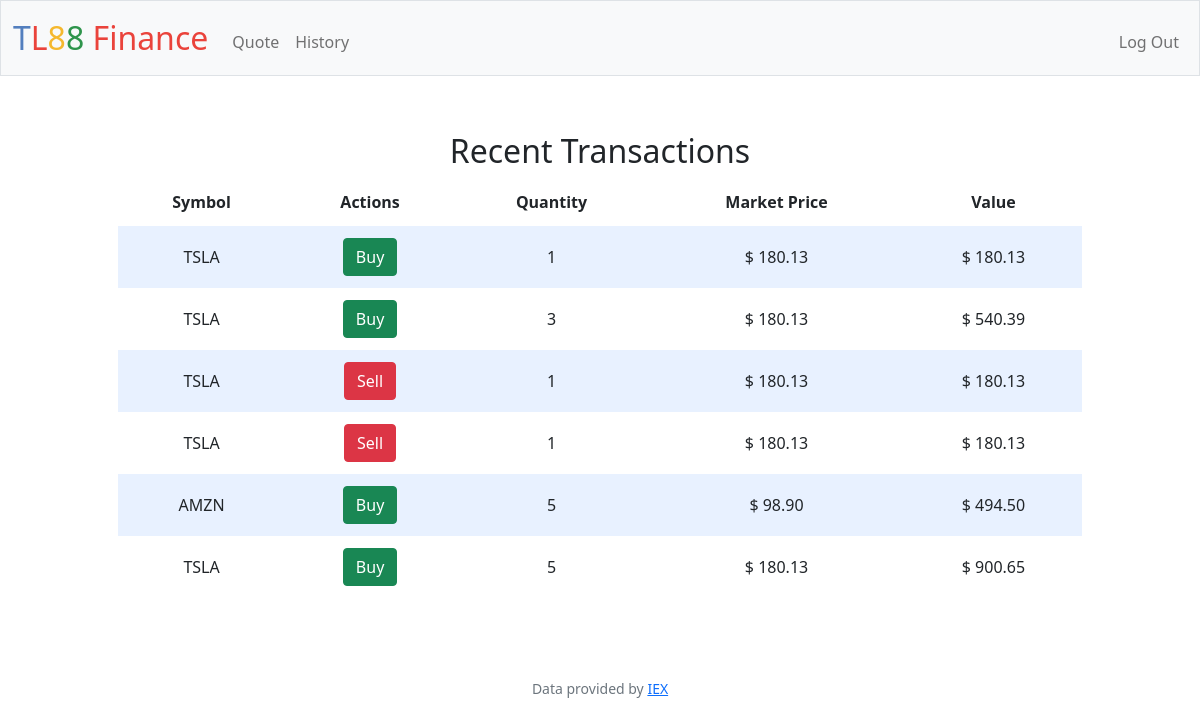
Screenshot of /history (signed in) with the database file from the repository.
### tables this page shows
CREATE TABLE transactions(id INTEGER PRIMARY KEY NOT NULL, symbol TEXT NOT NULL, quantity INTEGER NOT NULL, price NUMERIC NOT NULL, value NUMERIC NOT NULL, actions TEXT NOT NULL, user_id INTEGER NOT NULL REFERENCES users (id) ON DELETE CASCADE, dt datetime current_timestamp);

### app.py (the view, shortened to what this page needs)
@app.route("/history")
@login_required
def history():
    user_data = db.execute("SELECT * FROM users")[session["user_id"]-1]
    user_id = user_data["id"]
    transaction_data = request.args.get("transaction_data")
    """Show history of transactions"""
    transactions = db.execute("SELECT * FROM transactions WHERE user_id = ?", user_id);
    return render_template("history.html", transactions=transactions)

### app.py (called while the page is built)
@app.after_request
def after_request(response):
    response.headers["Cache-Control"] = "no-cache, no-store, must-revalidate"
    response.headers["Expires"] = 0
    response.headers["Pragma"] = "no-cache"
    return response

### helpers.py (called while the page is built)
def login_required(f):
    @wraps(f)
    def decorated_function(*args, **kwargs):
        if session.get("user_id") is None:
            return redirect("/login")
        return f(*args, **kwargs)
    return decorated_function

### templates/history.html (shortened to what this page needs)
{% extends "base.html" %}
{% block main %}
    <div class="container">
        <div class="section">
            <h2>Recent Transactions</h2>
            <table>
                <thead>
                    <tr>
                        <th>Symbol</th>
                        <th>Actions</th>
                        <th>Quantity</th>
                        <th>Market Price</th>
                        <th>Value</th>
                    </tr>
                </thead>
                <tbody>
                    {% for stock in transactions %}
                    <tr>
                        <td>{{ stock.symbol }}</td>
                        <td>{% if stock.actions == "Sell" %}
                            <button class="btn btn-danger">{{ stock.actions }}</button>
                            {% else %}
                            <button class="btn btn-success">{{ stock.actions }}</button>
                            {% endif %}</td>
                        <td>{{ stock.quantity }}</td>
                        <td>$ {{ "%0.2f"|format(stock.price) }}</td>
                        <td>$ {{ "%0.2f"|format(stock.value) }}</td>
                    </tr>
                    {% endfor %}
                </tbody>
            </table>
        </div>
    </div>
{% endblock %}

### templates/base.html (shortened to what this page needs)
<!DOCTYPE html>
<html lang="en">
    <head>
        <link href="https://cdn.jsdelivr.net/npm/bootstrap@5.1.3/dist/css/bootstrap.min.css" rel="stylesheet">
        <link href="/static/styles.css" rel="stylesheet">
    </head>
    <body>
        <nav class="bg-light border navbar navbar-expand-md navbar-light">
            <div class="container-fluid">
                <a class="navbar-brand" href="/"><span class="blue">T</span><span class="red">L</span><span class="yellow">8</span><span class="green">8</span> <span class="red">Finance</span></a>
                <div class="collapse navbar-collapse" id="navbar">
                    {% if session["user_id"] %}
                        <ul class="navbar-nav me-auto mt-2">
                            <li class="nav-item"><a class="nav-link" href="/quote">Quote</a></li>
                            <li class="nav-item"><a class="nav-link" href="/history">History</a></li>
                        </ul>
                        <ul class="navbar-nav ms-auto mt-2">
                            <li class="nav-item"><a class="nav-link" href="{{ url_for('logout') }}">Log Out</a></li>
                        </ul>
                    {% else %}
                        <ul class="navbar-nav ms-auto mt-2">
                            <li class="nav-item"><a class="nav-link" href="{{ url_for('register') }}">Register</a></li>
                            <li class="nav-item"><a class="nav-link" href="{{ url_for('login') }}">Log In</a></li>
                        </ul>
                    {% endif %}
                </div>
            </div>
        </nav>
        <main class="container-fluid py-5 text-center">
            {% block main %}{% endblock %}
        </main>
        <footer class="mb-5 small text-center text-muted">
            Data provided by <a href="https://iexcloud.io/">IEX</a>
        </footer>
    </body>
</html>

### static/styles.css (style rules this page uses)
nav .navbar-brand { font-size: xx-large; }
nav .navbar-brand .blue { color: #537fbe; }
nav .navbar-brand .red { color: #ea433b; }
nav .navbar-brand .yellow { color: #f5b82e; }
nav .navbar-brand .green { color: #2e944b; }
body { background-color: #fff; color: #212529; font-size: 1rem; font-weight: 400; line-height: 1.5; margin: 0; text-align: left; }
.container { margin-left: auto; margin-right: auto; padding-left: 15px; padding-right: 15px; text-align: center; width: 90%; }
.section { padding-bottom: 1rem; padding-left: 2rem; padding-right: 2rem; padding-top: 0.5rem; }
button, input[type="submit"] { background-color: #d9edff; border: 1px solid transparent; border-radius: 0.25rem; font-size: 0.95rem; font-weight: 400; line-height: 1.5; padding: 0.375rem 0.75rem; text-align: center; transition: color 0.15s ease-in-out, background-color 0.15s ease-in-out, border-color 0.15s ease-in-out, box-shadow 0.15s ease-in-out; vertical-align: middle; }
table { background-color: transparent; margin-bottom: 1rem; width: 100%; }
table th, table td { padding: 0.75rem; vertical-align: middle; }
tbody tr:nth-of-type(odd) { background-color: rgb(179, 208, 255, 0.3) }

### rows the page displays
transactions: symbol "TSLA", actions "Buy", quantity "1", price "180.13", value "180.13"
transactions: symbol "TSLA", actions "Buy", quantity "3", price "180.13", value "540.39"
transactions: symbol "TSLA", actions "Sell", quantity "1", price "180.13", value "180.13"
transactions: symbol "TSLA", actions "Sell", quantity "1", price "180.13", value "180.13"
transactions: symbol "AMZN", actions "Buy", quantity "5", price "98.90", value "494.50"
transactions: symbol "TSLA", actions "Buy", quantity "5", price "180.13", value "900.65"
